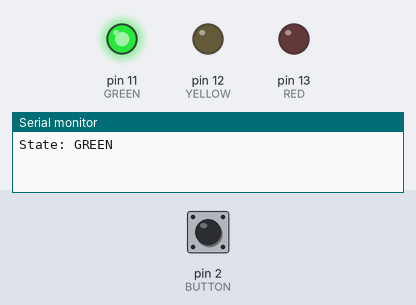
A sketch run on a simulated Arduino Uno, built with avr-gcc and run on an emulated ATmega328P. On the bench: output pins drawn as LEDs (lit = HIGH), the last lines printed to the serial monitor. Dashed ring = blinking. The test bench sets the inputs (shaded band); at power-on: pin 2 (BUTTON) HIGH.

Above: at 1.2 s.
1.3 s: pin 2 (BUTTON) pulled LOW for 3.2 s
At 4.8 s:
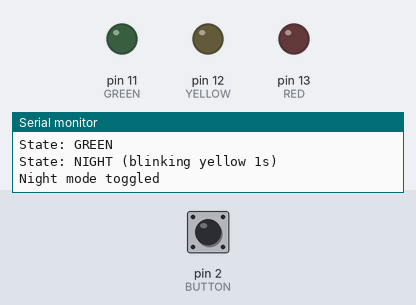
At 6.2 s:
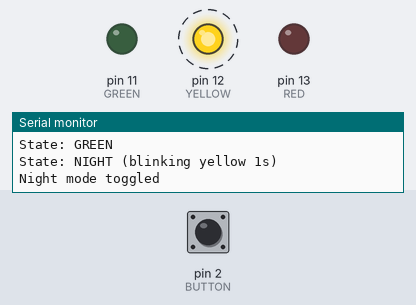
10.5 s: pin 2 (BUTTON) pulsed LOW 5 times (0.12 s each, 0.3 s apart)
At 12.1 s:
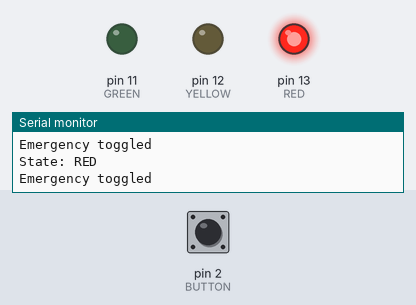
Timing chart, 0 to 13.6 s (numbered marks = the images above; inputs shaded):
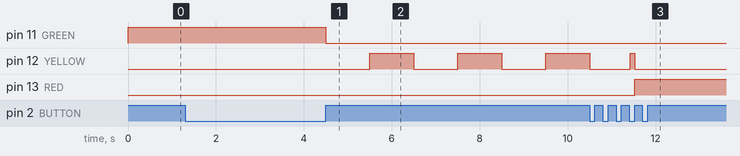

The sketch:

sketch_sep25a.ino
```cpp
//Пины
const int RED = 13;
const int YELLOW = 12;
const int GREEN = 11;
const int BUTTON = 2;

//Состояния
enum State { S_GREEN, S_YELLOW, S_RED, S_WARNING, S_NIGHT };
State currentState = S_GREEN;

//Переменные таймера
unsigned long stateStart = 0;
unsigned long duration = 0;

//Флаги
bool pedRequest = false;
bool emergency = false;
bool nightMode = false;

//Антидребезг
unsigned long lastButtonChange = 0;
bool lastButtonState = HIGH;

//Для длинного и двойного нажатия
unsigned long pressStart = 0;
unsigned long lastPressTime = 0;
bool waitingSecondPress = false;

//Функции
void setOutputsForState(State s) {
  //Сначала всё выключим
  digitalWrite(RED, LOW);
  digitalWrite(YELLOW, LOW);
  digitalWrite(GREEN, LOW);

  switch (s) {
    case S_GREEN:
      digitalWrite(GREEN, HIGH);
      Serial.println("State: GREEN");
      break;
    case S_YELLOW:
      digitalWrite(YELLOW, HIGH);
      Serial.println("State: YELLOW");
      break;
    case S_RED:
      digitalWrite(RED, HIGH);
      Serial.println("State: RED");
      break;
    case S_WARNING:
      Serial.println("State: WARNING (blinking yellow)");
      break;
    case S_NIGHT:
      Serial.println("State: NIGHT (blinking yellow 1s)");
      break;
  }
}

void goToState(State s, unsigned long dur) {
  currentState = s;
  stateStart = millis();
  duration = dur;
  setOutputsForState(s);
}

void setup() {
  pinMode(RED, OUTPUT);
  pinMode(YELLOW, OUTPUT);
  pinMode(GREEN, OUTPUT);
  pinMode(BUTTON, INPUT_PULLUP);
  Serial.begin(9600);

  goToState(S_GREEN, 10000);
}

void readInputs() {
  bool btn = digitalRead(BUTTON);

  if (btn != lastButtonState && millis() - lastButtonChange > 50) {
    lastButtonChange = millis();
    lastButtonState = btn;

    //Нажатие
    if (btn == LOW) {
      pressStart = millis();
    }

    //Отпускание
    if (btn == HIGH && pressStart > 0) {
      unsigned long pressTime = millis() - pressStart;

      //Длинное нажатие → переключение ночного режима
      if (pressTime >= 2000) {
        nightMode = !nightMode;
        if (nightMode) goToState(S_NIGHT, 1000);
        else goToState(S_GREEN, 10000);
        Serial.println("Night mode toggled");
      }
      //Короткое нажатие
      else {
        if (waitingSecondPress && millis() - lastPressTime < 500) {
          //двойное нажатие → аварийный режим
          emergency = !emergency;
          if (emergency) {
            goToState(S_WARNING, 500);
          } else {
            goToState(S_RED, 10000); // возврат в цикл
          }
          Serial.println("Emergency toggled");
          waitingSecondPress = false;
        } else {
          // ждём второе нажатие
          waitingSecondPress = true;
          lastPressTime = millis();
        }
      }
      pressStart = 0;
    }
  }

  //Если ждали второе нажатие, но не дождались → считаем как пешеходный запрос
  if (waitingSecondPress && millis() - lastPressTime > 500) {
    pedRequest = true;
    Serial.println("Pedestrian request!");
    waitingSecondPress = false;
  }
}

void loop() {
  readInputs();

  switch (currentState) {
    case S_GREEN:
      if (millis() - stateStart >= duration) {
        goToState(S_YELLOW, 3000);
      }
      break;

    case S_YELLOW:
      if (millis() - stateStart >= duration) {
        if (pedRequest) {
          pedRequest = false;
          goToState(S_RED, 15000); // удлинённый красный
        } else {
          goToState(S_RED, 10000);
        }
      }
      break;

    case S_RED:
      if (millis() - stateStart >= duration) {
        goToState(S_GREEN, 10000);
      }
      break;

    case S_WARNING:
      if (millis() - stateStart >= duration) {
        digitalWrite(YELLOW, !digitalRead(YELLOW));
        stateStart = millis();
      }
      break;

    case S_NIGHT:
      if (millis() - stateStart >= duration) {
        digitalWrite(YELLOW, !digitalRead(YELLOW));
        stateStart = millis();
      }
      break;
  }
}
```

Measured:
- after the input at 1.3 s, pin 11 (GREEN): HIGH → LOW after 3.2 s instead of 8.7 s
- after the input at 10.5 s, pin 13 (RED): LOW → HIGH after 1.0 s
- by itself, pin 12 (YELLOW): alternates HIGH for 1.0 s and LOW for 1.0 s
